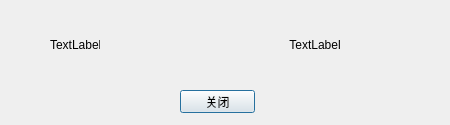
<?xml version="1.0" encoding="UTF-8"?>
<ui version="4.0">
 <class>MyDialogClass</class>
 <widget class="QDialog" name="MyDialogClass">
  <property name="geometry">
   <rect>
    <x>0</x>
    <y>0</y>
    <width>450</width>
    <height>125</height>
   </rect>
  </property>
  <property name="minimumSize">
   <size>
    <width>450</width>
    <height>125</height>
   </size>
  </property>
  <property name="maximumSize">
   <size>
    <width>450</width>
    <height>125</height>
   </size>
  </property>
  <property name="windowTitle">
   <string>MyDialog</string>
  </property>
  <widget class="QLabel" name="labelIcon">
   <property name="geometry">
    <rect>
     <x>50</x>
     <y>20</y>
     <width>50</width>
     <height>50</height>
    </rect>
   </property>
   <property name="minimumSize">
    <size>
     <width>50</width>
     <height>50</height>
    </size>
   </property>
   <property name="maximumSize">
    <size>
     <width>50</width>
     <height>50</height>
    </size>
   </property>
   <property name="text">
    <string>TextLabel</string>
   </property>
  </widget>
  <widget class="QLabel" name="labelContent">
   <property name="geometry">
    <rect>
     <x>190</x>
     <y>20</y>
     <width>250</width>
     <height>50</height>
    </rect>
   </property>
   <property name="text">
    <string>TextLabel</string>
   </property>
   <property name="alignment">
    <set>Qt::AlignCenter</set>
   </property>
  </widget>
  <widget class="QPushButton" name="btnClose">
   <property name="geometry">
    <rect>
     <x>180</x>
     <y>90</y>
     <width>75</width>
     <height>23</height>
    </rect>
   </property>
   <property name="text">
    <string>关闭</string>
   </property>
  </widget>
 </widget>
 <layoutdefault spacing="6" margin="11"/>
 <resources/>
 <connections/>
</ui>
